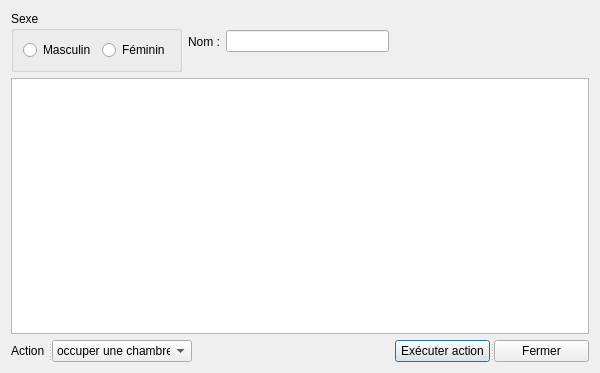
<?xml version="1.0" encoding="UTF-8"?>
<ui version="4.0">
 <class>DialogRechercherUnClient</class>
 <widget class="QDialog" name="DialogRechercherUnClient">
  <property name="geometry">
   <rect>
    <x>0</x>
    <y>0</y>
    <width>600</width>
    <height>373</height>
   </rect>
  </property>
  <property name="windowTitle">
   <string>Rechercher un client</string>
  </property>
  <layout class="QGridLayout" name="gridLayout_2">
   <item row="0" column="0">
    <widget class="QGroupBox" name="groupBox">
     <property name="title">
      <string>Sexe</string>
     </property>
     <layout class="QGridLayout" name="gridLayout">
      <item row="0" column="0">
       <widget class="QRadioButton" name="Masculin">
        <property name="text">
         <string>Masculin</string>
        </property>
       </widget>
      </item>
      <item row="0" column="1">
       <widget class="QRadioButton" name="Feminin">
        <property name="text">
         <string>Féminin</string>
        </property>
       </widget>
      </item>
     </layout>
    </widget>
   </item>
   <item row="0" column="1">
    <layout class="QHBoxLayout" name="horizontalLayout">
     <item>
      <widget class="QLabel" name="label">
       <property name="text">
        <string>Nom :</string>
       </property>
      </widget>
     </item>
     <item>
      <widget class="QLineEdit" name="lineEditNom"/>
     </item>
    </layout>
   </item>
   <item row="1" column="0" colspan="3">
    <widget class="QTableView" name="tableViewClients">
     <property name="selectionMode">
      <enum>QAbstractItemView::SingleSelection</enum>
     </property>
     <property name="selectionBehavior">
      <enum>QAbstractItemView::SelectRows</enum>
     </property>
    </widget>
   </item>
   <item row="2" column="0" colspan="2">
    <widget class="QSplitter" name="splitter_2">
     <property name="orientation">
      <enum>Qt::Horizontal</enum>
     </property>
     <widget class="QLabel" name="label_2">
      <property name="maximumSize">
       <size>
        <width>37</width>
        <height>16777215</height>
       </size>
      </property>
      <property name="text">
       <string>Action :</string>
      </property>
     </widget>
     <widget class="QComboBox" name="comboBoxAction">
      <property name="maximumSize">
       <size>
        <width>140</width>
        <height>16777215</height>
       </size>
      </property>
      <property name="sizeAdjustPolicy">
       <enum>QComboBox::AdjustToContents</enum>
      </property>
      <item>
       <property name="text">
        <string>occuper une chambre</string>
       </property>
      </item>
      <item>
       <property name="text">
        <string>réserver une chambre</string>
       </property>
      </item>
     </widget>
    </widget>
   </item>
   <item row="2" column="2">
    <widget class="QSplitter" name="splitter">
     <property name="orientation">
      <enum>Qt::Horizontal</enum>
     </property>
     <widget class="QPushButton" name="btn_OK">
      <property name="maximumSize">
       <size>
        <width>95</width>
        <height>23</height>
       </size>
      </property>
      <property name="text">
       <string>Exécuter action</string>
      </property>
     </widget>
     <widget class="QPushButton" name="btn_Annuler">
      <property name="maximumSize">
       <size>
        <width>95</width>
        <height>23</height>
       </size>
      </property>
      <property name="text">
       <string>Fermer</string>
      </property>
     </widget>
    </widget>
   </item>
  </layout>
 </widget>
 <resources/>
 <connections/>
</ui>
